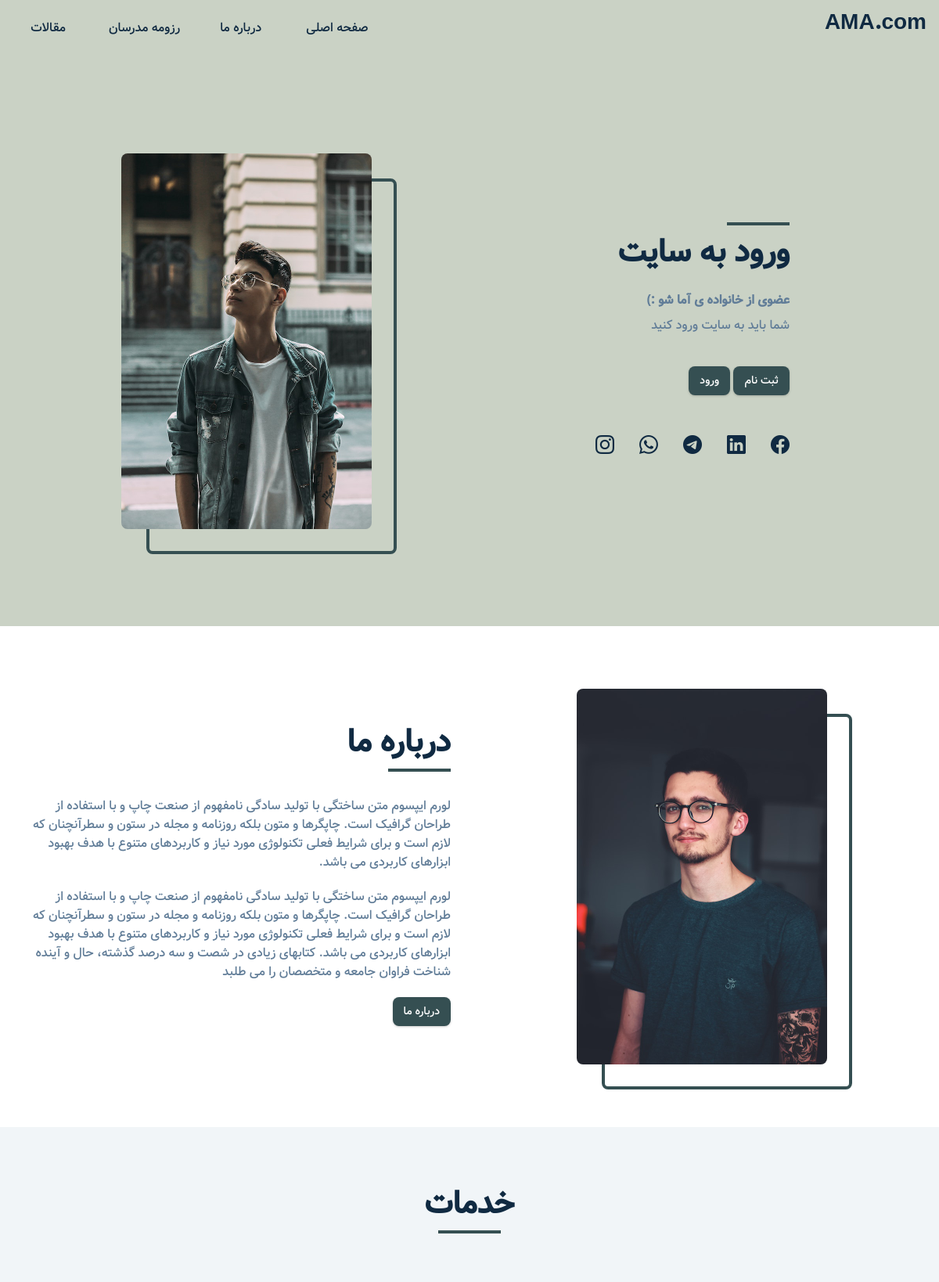
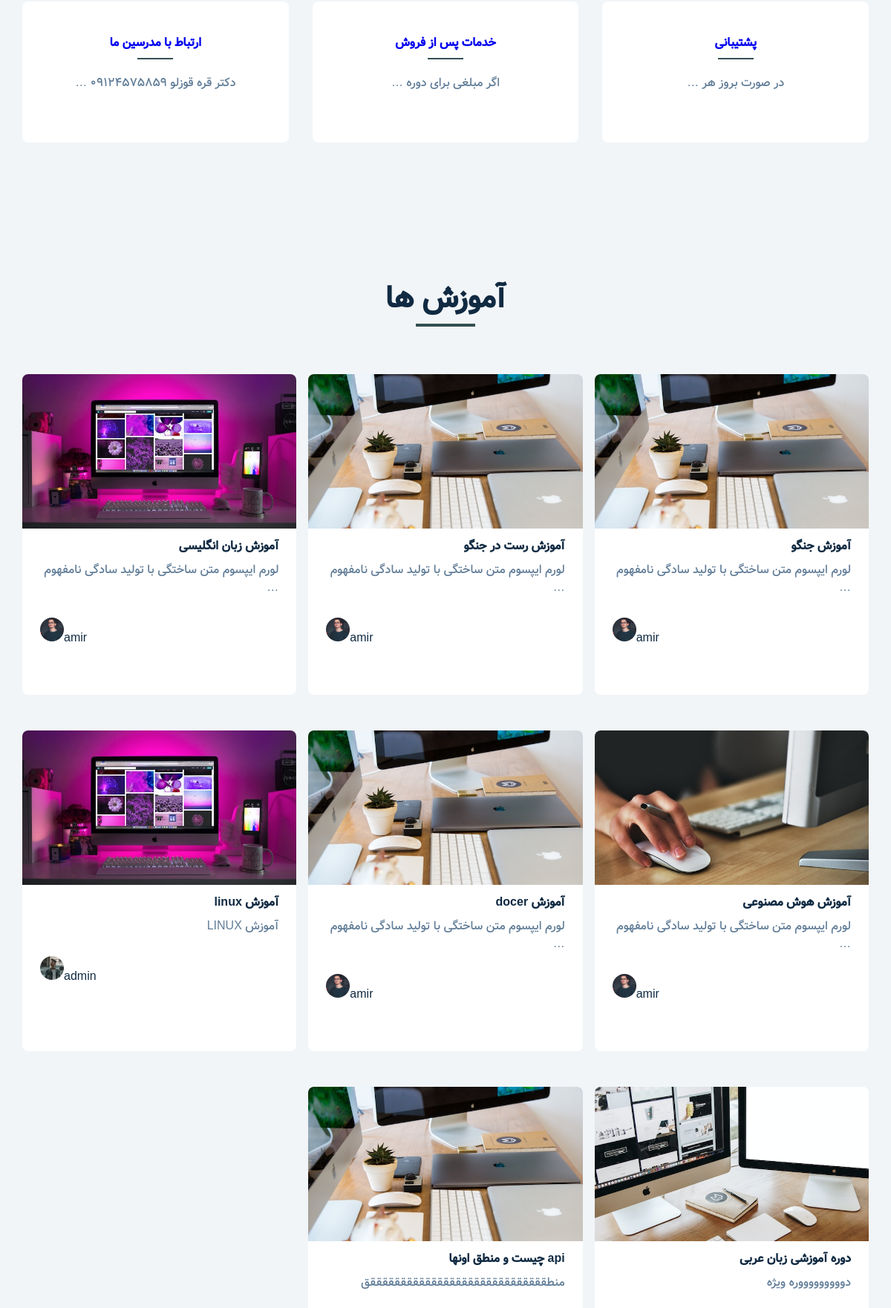
The page / (upper part) on the database its author committed (2 pictures, top to bottom).
### blog/models.py (models this page shows, shortened)
class khadamat(models.Model):
    STATUS = (
        ('draft','Draft'),
        ('published','Published'),
    )
    author = models.ForeignKey(User,on_delete=models.CASCADE,related_name="user_model2",null=True)
    name = models.CharField(max_length=25,unique=True)
    text = models.TextField()
    slug = models.SlugField(max_length=25,unique=True)
    status = models.CharField(max_length=10,choices=STATUS,default='draft')
    def get_url(self):
        return reverse("khedmat",args=[self.slug,self.id,self.name])

class Post(models.Model):
    STATUS_D = (
        ('draft','Draft'),
        ('published','Published'),
    )
    author = models.ForeignKey(User,on_delete=models.CASCADE,related_name="user_model1",null=True)
    pic_author = models.ImageField(upload_to='upload_author/',null=True)
    title = models.CharField(max_length=25,unique=True)
    slug = models.SlugField(max_length=25,unique=True)
    body = models.TextField()
    status = models.CharField(max_length=10,choices=STATUS_D,default='draft')
    pic = models.ImageField(upload_to='upload/',null=True)
    created = models.DateTimeField(auto_now_add=True,null=True)
    updated = models.DateTimeField(auto_now=True,null=True)
    def get_absolute_url(self):
        return reverse("detailes",args=[self.slug,self.id])

### blog/views.py (the view)
# urls.py: path('',views.index,name="index"),
def index(request):
    post = models.Post.objects.filter(status = 'published')
    khedmat = models.khadamat.objects.filter(status = 'published')
    mmd={
        "post":post,
        "khedmat":khedmat,
    }
    return render(request,"index.html",context=mmd)

### blog/templates/index.html
{% extends "base.html" %}
{%load static%}
{%block content%}
    <header class="hero">
        <div class="section-center hero-center">
            <article class="hero-info">
                <div class="underline"></div>
                <h2>ورود به سایت</h2>
                <h4>عضوی از خانواده ی آما شو :)</h4>
                {%if request.user.is_authenticated%}
                    <p>شما در سایت وارد شدید</p>
                    <a href="{%url 'logout_view'%}" class="btn hero-btn">خروج</a>
                    <a href="{%url 'changpassword'%}" class="btn hero-btn">تعویض رمز عبور</a>
                {%else%}
                    <p>شما باید به سایت ورود کنید</p>
                    <a href="{%url 'join'%}" class="btn hero-btn">ثبت نام</a>
                    <a href="{%url 'login_view'%}" class="btn hero-btn">ورود</a>
                {%endif%}
                <ul class="social-icons hero-icons">
                    <li>
                        <a href="#" class="social-icon">
                            <i class="bi bi-facebook"></i>
                        </a>
                    </li>
                    <li>
                        <a href="#" class="social-icon">
                            <i class="bi bi-linkedin"></i>
                        </a>
                    </li>
                    <li>
                        <a href="#" class="social-icon">
                            <i class="bi bi-telegram"></i>
                        </a>
                    </li>
                    <li>
                        <a href="#" class="social-icon">
                            <i class="bi bi-whatsapp"></i>
                        </a>
                    </li>
                    <li>
                        <a href="#" class="social-icon">
                            <i class="bi bi-instagram"></i>
                        </a>
                    </li>
                </ul>
            </article>
            <article class="hero-img">
                <img
                    class="hero-photo"
                    src="{%static 'images/hero-img.jpg'%}"
                    alt="hero-img"
                />
            </article>
        </div>
    </header>
    <section class="section">
        <div class="section-center about-center">
            <article class="about-img">
                <img
                    class="about-photo"
                    src="{%static 'images/about-img.jpg'%}"
                    alt="about-img"
                />
            </article>
            <article class="about-info">
                <div class="about-title">
                    <h2>درباره ما</h2>
                    <div class="underline"></div>
                </div>
                <p>
                    لورم ایپسوم متن ساختگی با تولید سادگی نامفهوم از صنعت
                    چاپ و با استفاده از طراحان گرافیک است. چاپگرها و متون
                    بلکه روزنامه و مجله در ستون و سطرآنچنان که لازم است و
                    برای شرایط فعلی تکنولوژی مورد نیاز و کاربردهای متنوع با
                    هدف بهبود ابزارهای کاربردی می باشد.
                </p>
                <p>
                    لورم ایپسوم متن ساختگی با تولید سادگی نامفهوم از صنعت
                    چاپ و با استفاده از طراحان گرافیک است. چاپگرها و متون
                    بلکه روزنامه و مجله در ستون و سطرآنچنان که لازم است و
                    برای شرایط فعلی تکنولوژی مورد نیاز و کاربردهای متنوع با
                    هدف بهبود ابزارهای کاربردی می باشد. کتابهای زیادی در شصت
                    و سه درصد گذشته، حال و آینده شناخت فراوان جامعه و
                    متخصصان را می طلبد
                </p>
                <a href="{%url 'about_page'%}" class="btn">درباره ما</a>
            </article>
        </div>
    </section>
    <section class="section bg-grey">
        <div class="section-title">
            <h2>خدمات</h2>
            <div class="underline"></div>
        </div>
            <div class="section-center services-center" >
                {%for amir in khedmat%}
                    <article class="service">
                        <h4><a href="{{amir.get_url}}">{{amir.name}}</a></h4>
                        <div class="underline"></div>
                        <p>
                            {{amir.text|truncatewords:"4"}}
                        </p>
                    </article>
                {%endfor%}
            </div>
    </section>
        <section class="section blog">
            <div class="section-title">
                <h2>آموزش ها</h2>
                <div class="underline"></div>
            </div>
                <div class="section-center blog-center">
                    {%for posts in post%}
                        <div class="card">
                            <div class="card-side card-front">
                                    <img src="{{posts.pic.url}}" alt="" />
                                    <div class="card-info">
                                                <h4>{{posts.title}}</h4>
                                                <p>
                                                    {{posts.body|truncatewords:"8"}}
                                                </p>
                                        <div class="card-footer" dir="ltr">
                                            <img
                                                src="{{posts.pic_author.url}}"
                                                alt="author-image"
                                            />
                                            <br>
                                            {{posts.author}}
                                        </div>
                                    </div>
                            </div>
                            <div class="card-side card-back">
                                <button class="btn"><a href="{{posts.get_absolute_url}}">مشاهده بیشتر</a></button>
                            </div>
                        </div>
                    {%endfor%}
                </div>
        </section>
{%endblock%}

### rows shown on the page
khadamat: name "پشتیبانی", text "در صورت بروز هر …"
khadamat: name "خدمات پس از فروش", text "اگر مبلغی برای دوره …"
khadamat: name "ارتباط با مدرسین ما", text "دکتر قره قوزلو 09124575859 …"
Post: pic (picture), title "آموزش جنگو", body "لورم ایپسوم متن ساختگی با تولید سادگی نامفهوم …", pic_author (picture), author "amir"
Post: pic (picture), title "آموزش رست در جنگو", body "لورم ایپسوم متن ساختگی با تولید سادگی نامفهوم …", pic_author (picture), author "amir"
Post: pic (picture), title "آموزش زبان انگلیسی", body "لورم ایپسوم متن ساختگی با تولید سادگی نامفهوم …", pic_author (picture), author "amir"
Post: pic (picture), title "آموزش هوش مصنوعی", body "لورم ایپسوم متن ساختگی با تولید سادگی نامفهوم …", pic_author (picture), author "amir"
Post: pic (picture), title "آموزش docer", body "لورم ایپسوم متن ساختگی با تولید سادگی نامفهوم …", pic_author (picture), author "amir"
Post: pic (picture), title "آموزش linux", body "آموزش LINUX", pic_author (picture), author "admin"
Post: pic (picture), title "دوره آموزشی زبان عربی", body "دوووووووووره ویژه"
Post: pic (picture), title "api چیست و منطق اونها", body "منطقققققققققققققققققققققققققققققق"
